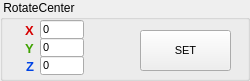
                      <widget class="QGroupBox" name="group_orient_2">
                       <property name="geometry">
                        <rect>
                         <x>0</x>
                         <y>560</y>
                         <width>250</width>
                         <height>81</height>
                        </rect>
                       </property>
                       <property name="sizePolicy">
                        <sizepolicy hsizetype="Expanding" vsizetype="Fixed">
                         <horstretch>0</horstretch>
                         <verstretch>0</verstretch>
                        </sizepolicy>
                       </property>
                       <property name="minimumSize">
                        <size>
                         <width>0</width>
                         <height>0</height>
                        </size>
                       </property>
                       <property name="title">
                        <string> RotateCenter</string>
                       </property>
                       <property name="flat">
                        <bool>true</bool>
                       </property>
                       <widget class="QLabel" name="Zlabel_4">
                        <property name="geometry">
                         <rect>
                          <x>26</x>
                          <y>58</y>
                          <width>16</width>
                          <height>16</height>
                         </rect>
                        </property>
                        <property name="palette">
                         <palette>
                          <active>
                           <colorrole role="WindowText">
                            <brush brushstyle="SolidPattern">
                             <color alpha="255">
                              <red>0</red>
                              <green>68</green>
                              <blue>229</blue>
                             </color>
                            </brush>
                           </colorrole>
                          </active>
                          <inactive>
                           <colorrole role="WindowText">
                            <brush brushstyle="SolidPattern">
                             <color alpha="255">
                              <red>0</red>
                              <green>68</green>
                              <blue>229</blue>
                             </color>
                            </brush>
                           </colorrole>
                          </inactive>
                          <disabled>
                           <colorrole role="WindowText">
                            <brush brushstyle="SolidPattern">
                             <color alpha="255">
                              <red>106</red>
                              <green>104</green>
                              <blue>100</blue>
                             </color>
                            </brush>
                           </colorrole>
                          </disabled>
                         </palette>
                        </property>
                        <property name="font">
                         <font>
                          <pointsize>10</pointsize>
                          <weight>75</weight>
                          <bold>true</bold>
                         </font>
                        </property>
                        <property name="text">
                         <string>Z</string>
                        </property>
                       </widget>
                       <widget class="QLineEdit" name="rcX_2">
                        <property name="geometry">
                         <rect>
                          <x>40</x>
                          <y>20</y>
                          <width>44</width>
                          <height>19</height>
                         </rect>
                        </property>
                        <property name="font">
                         <font>
                          <family>Tahoma</family>
                          <pointsize>8</pointsize>
                          <weight>50</weight>
                          <bold>false</bold>
                         </font>
                        </property>
                        <property name="text">
                         <string>0</string>
                        </property>
                        <property name="frame">
                         <bool>true</bool>
                        </property>
                       </widget>
                       <widget class="QLineEdit" name="rcZ_2">
                        <property name="geometry">
                         <rect>
                          <x>40</x>
                          <y>56</y>
                          <width>44</width>
                          <height>19</height>
                         </rect>
                        </property>
                        <property name="font">
                         <font>
                          <family>Tahoma</family>
                          <pointsize>8</pointsize>
                          <weight>50</weight>
                          <bold>false</bold>
                         </font>
                        </property>
                        <property name="text">
                         <string>0</string>
                        </property>
                        <property name="frame">
                         <bool>true</bool>
                        </property>
                       </widget>
                       <widget class="QLineEdit" name="rcY_2">
                        <property name="geometry">
                         <rect>
                          <x>40</x>
                          <y>38</y>
                          <width>44</width>
                          <height>19</height>
                         </rect>
                        </property>
                        <property name="font">
                         <font>
                          <family>Tahoma</family>
                          <pointsize>8</pointsize>
                          <weight>50</weight>
                          <bold>false</bold>
                         </font>
                        </property>
                        <property name="toolTipDuration">
                         <number>-1</number>
                        </property>
                        <property name="text">
                         <string>0</string>
                        </property>
                        <property name="frame">
                         <bool>true</bool>
                        </property>
                       </widget>
                       <widget class="QLabel" name="Xlabel_4">
                        <property name="geometry">
                         <rect>
                          <x>25</x>
                          <y>22</y>
                          <width>16</width>
                          <height>16</height>
                         </rect>
                        </property>
                        <property name="palette">
                         <palette>
                          <active>
                           <colorrole role="WindowText">
                            <brush brushstyle="SolidPattern">
                             <color alpha="255">
                              <red>214</red>
                              <green>0</green>
                              <blue>0</blue>
                             </color>
                            </brush>
                           </colorrole>
                          </active>
                          <inactive>
                           <colorrole role="WindowText">
                            <brush brushstyle="SolidPattern">
                             <color alpha="255">
                              <red>214</red>
                              <green>0</green>
                              <blue>0</blue>
                             </color>
                            </brush>
                           </colorrole>
                          </inactive>
                          <disabled>
                           <colorrole role="WindowText">
                            <brush brushstyle="SolidPattern">
                             <color alpha="255">
                              <red>106</red>
                              <green>104</green>
                              <blue>100</blue>
                             </color>
                            </brush>
                           </colorrole>
                          </disabled>
                         </palette>
                        </property>
                        <property name="font">
                         <font>
                          <pointsize>10</pointsize>
                          <weight>75</weight>
                          <bold>true</bold>
                         </font>
                        </property>
                        <property name="text">
                         <string>X</string>
                        </property>
                       </widget>
                       <widget class="QLabel" name="Ylabel_4">
                        <property name="geometry">
                         <rect>
                          <x>25</x>
                          <y>40</y>
                          <width>16</width>
                          <height>16</height>
                         </rect>
                        </property>
                        <property name="palette">
                         <palette>
                          <active>
                           <colorrole role="WindowText">
                            <brush brushstyle="SolidPattern">
                             <color alpha="255">
                              <red>62</red>
                              <green>162</green>
                              <blue>0</blue>
                             </color>
                            </brush>
                           </colorrole>
                          </active>
                          <inactive>
                           <colorrole role="WindowText">
                            <brush brushstyle="SolidPattern">
                             <color alpha="255">
                              <red>62</red>
                              <green>162</green>
                              <blue>0</blue>
                             </color>
                            </brush>
                           </colorrole>
                          </inactive>
                          <disabled>
                           <colorrole role="WindowText">
                            <brush brushstyle="SolidPattern">
                             <color alpha="255">
                              <red>106</red>
                              <green>104</green>
                              <blue>100</blue>
                             </color>
                            </brush>
                           </colorrole>
                          </disabled>
                         </palette>
                        </property>
                        <property name="font">
                         <font>
                          <pointsize>10</pointsize>
                          <weight>75</weight>
                          <bold>true</bold>
                         </font>
                        </property>
                        <property name="text">
                         <string>Y</string>
                        </property>
                       </widget>
                       <widget class="QPushButton" name="pushButton_7">
                        <property name="geometry">
                         <rect>
                          <x>140</x>
                          <y>30</y>
                          <width>91</width>
                          <height>41</height>
                         </rect>
                        </property>
                        <property name="font">
                         <font>
                          <family>Tahoma</family>
                          <pointsize>8</pointsize>
                         </font>
                        </property>
                        <property name="text">
                         <string>SET</string>
                        </property>
                        <property name="flat">
                         <bool>false</bool>
                        </property>
                       </widget>
                       <zorder>rcZ_2</zorder>
                       <zorder>rcY_2</zorder>
                       <zorder>Zlabel_4</zorder>
                       <zorder>rcX_2</zorder>
                       <zorder>Xlabel_4</zorder>
                       <zorder>Ylabel_4</zorder>
                       <zorder>pushButton_7</zorder>
                      </widget>
